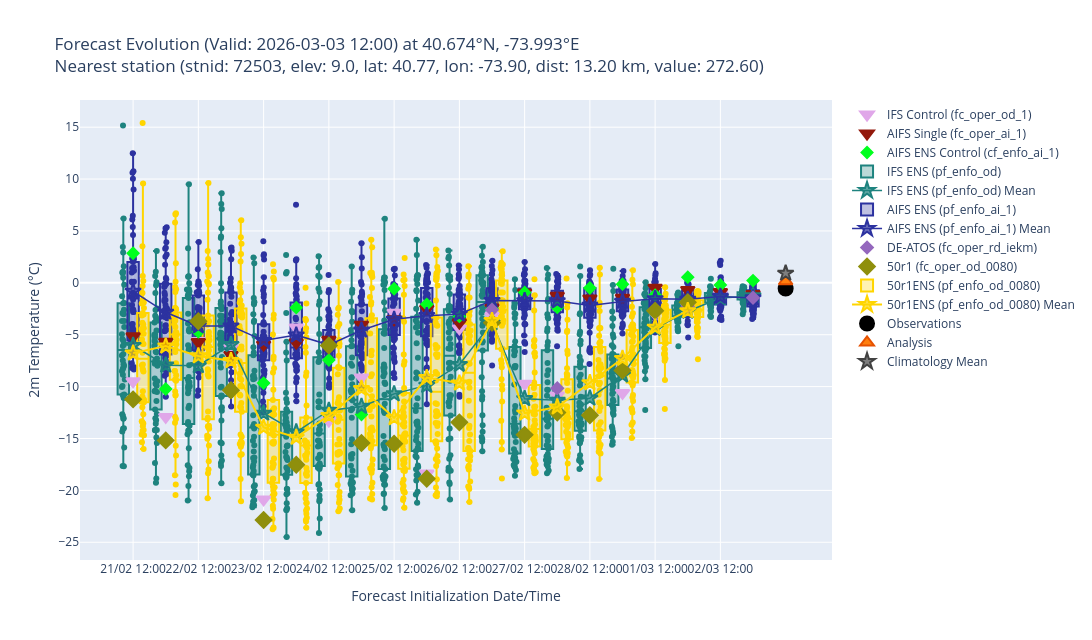

The code cell stored with this chart in its notebook:
### Code cell
plot_forecast_evolution(plot_data, widgets_dict, plot_dir, export_html=True)

### Figure 1 — Plotly figure (JSON) as saved in the notebook; plotly's stock layout.template omitted (floating-point values rounded to 4 significant figures; data arrays with more than 128 entries replaced by an {"elided": "..."} marker saying what was removed)
{"data": [{"customdata": [[240, "21/02 12:00", -8.938], [228, "22/02 00:00", -12.37], [216, "22/02 12:00", -5.05], [204, "23/02 00:00", -5.706], [192, "23/02 12:00", -20.32], [180, "24/02 00:00", -3.753], [168, "24/02 12:00", -12.73], [156, "25/02 00:00", -8.569], [144, "25/02 12:00", -2.328], [132, "26/02 00:00", -17.83], [120, "26/02 12:00", -3.845], [108, "27/02 00:00", -2.645], [96, "27/02 12:00", -9.173], [84, "28/02 00:00", -10.3], [72, "28/02 12:00", -12.31], [60, "01/03 00:00", -10.06], [48, "01/03 12:00", -2.441], [36, "02/03 00:00", -1.691], [24, "02/03 12:00", -0.5846], [12, "03/03 00:00", -0.5451]], "hovertemplate": "Initialisation Date: %{customdata[1]}<br>Lead Time: %{customdata[0]}h<br>Value: %{y:.2f}°C<br>Bias: %{customdata[2]:.2f}°C<extra>Model: IFS Control (fc_oper_od_1)</extra>", "marker": {"color": "#e0a7e9", "line": {"color": "#e0a7e9", "width": 2}, "size": 12, "symbol": "triangle-down"}, "mode": "markers", "name": "IFS Control (fc_oper_od_1)", "type": "scatter", "x": [0, 1, 2, 3, 4, 5, 6, 7, 8, 9, 10, 11, 12, 13, 14, 15, 16, 17, 18, 19], "y": [-9.488, -12.92, -5.6, -6.256, -20.87, -4.303, -13.28, -9.119, -2.878, -18.38, -4.395, -3.195, -9.723, -10.85, -12.86, -10.61, -2.991, -2.241, -1.135, -1.095]}, {"customdata": [[240, "21/02 12:00", -4.604], [228, "22/02 00:00", -5.129], [216, "22/02 12:00", -5.152], [204, "23/02 00:00", -6.395], [192, "23/02 12:00", -5.407], [180, "24/02 00:00", -5.211], [168, "24/02 12:00", -4.942], [156, "25/02 00:00", -3.483], [144, "25/02 12:00", -2.958], [132, "26/02 00:00", -1.95], [120, "26/02 12:00", -3.28], [108, "27/02 00:00", -1.834], [96, "27/02 12:00", -0.3885], [84, "28/02 00:00", -0.6964], [72, "28/02 12:00", -0.9478], [60, "01/03 00:00", -0.8938], [48, "01/03 12:00", 0.07068], [36, "02/03 00:00", -0.141], [24, "02/03 12:00", -0.3404], [12, "03/03 00:00", -0.5302]], "hovertemplate": "Initialisation Date: %{customdata[1]}<br>Lead Time: %{customdata[0]}h<br>Value: %{y:.2f}°C<br>Bias: %{customdata[2]:.2f}°C<extra>Model: AIFS Single (fc_oper_ai_1)</extra>", "marker": {"color": "#93190c", "line": {"color": "#93190c", "width": 2}, "size": 12, "symbol": "triangle-down"}, "mode": "markers", "name": "AIFS Single (fc_oper_ai_1)", "type": "scatter", "x": [0, 1, 2, 3, 4, 5, 6, 7, 8, 9, 10, 11, 12, 13, 14, 15, 16, 17, 18, 19], "y": [-5.154, -5.679, -5.702, -6.945, -5.957, -5.761, -5.492, -4.033, -3.508, -2.5, -3.83, -2.384, -0.9385, -1.246, -1.498, -1.444, -0.4793, -0.691, -0.8904, -1.08]}, {"customdata": [[240, "21/02 12:00", 3.404], [228, "22/02 00:00", -9.682], [216, "22/02 12:00", -4.169], [204, "23/02 00:00", -9.797], [192, "23/02 12:00", -9.112], [180, "24/02 00:00", -1.841], [168, "24/02 12:00", -6.887], [156, "25/02 00:00", -12.13], [144, "25/02 12:00", -0.01907], [132, "26/02 00:00", -1.525], [120, "26/02 12:00", -2.685], [108, "27/02 00:00", -1.932], [96, "27/02 12:00", -0.3704], [84, "28/02 00:00", -1.822], [72, "28/02 12:00", 0.05012], [60, "01/03 00:00", 0.4251], [48, "01/03 12:00", -0.6302], [36, "02/03 00:00", 1.098], [24, "02/03 12:00", 0.3431], [12, "03/03 00:00", 0.7652]], "hovertemplate": "Initialisation Date: %{customdata[1]}<br>Lead Time: %{customdata[0]}h<br>Value: %{y:.2f}°C<br>Bias: %{customdata[2]:.2f}°C<extra>Model: AIFS ENS Control (cf_enfo_ai_1)</extra>", "marker": {"color": "#00FF1E", "line": {"color": "#00FF1E", "width": 1.5}, "size": 9, "symbol": "diamond"}, "mode": "markers", "name": "AIFS ENS Control (cf_enfo_ai_1)", "type": "scatter", "x": [0, 1, 2, 3, 4, 5, 6, 7, 8, 9, 10, 11, 12, 13, 14, 15, 16, 17, 18, 19], "y": [2.854, -10.23, -4.719, -10.35, -9.662, -2.391, -7.437, -12.68, -0.5691, -2.075, -3.235, -2.482, -0.9204, -2.372, -0.4999, -0.1249, -1.18, 0.5482, -0.2069, 0.2152]}, {"boxpoints": "all", "customdata": {"elided": "1000x4 mixed values"}, "fillcolor": "rgba(30, 131, 127, 0.3)", "hoverinfo": "y+name+text", "hovertemplate": "Model: IFS ENS (pf_enfo_od)<br>Date: %{customdata[2]}<br>Lead Time: %{customdata[0]}h<br>Member: %{customdata[1]}<br>Value: %{y:.2f}°C<br>Bias: %{customdata[3]:.2f}°C<br><extra></extra>", "jitter": 0.3, "marker": {"color": "#1e837f"}, "name": "IFS ENS (pf_enfo_od)", "pointpos": 0, "showlegend": true, "text": {"elided": "1000 str values"}, "type": "box", "width": 0.35, "x": {"elided": "1000 float values"}, "y": {"elided": "1000 float values"}}, {"customdata": [[240, "21/02 12:00", -5.488], [228, "22/02 00:00", -7.388], [216, "22/02 12:00", -7.434], [204, "23/02 00:00", -5.404], [192, "23/02 12:00", -12.02], [180, "24/02 00:00", -13.83], [168, "24/02 12:00", -11.74], [156, "25/02 00:00", -11.36], [144, "25/02 12:00", -10.15], [132, "26/02 00:00", -9.332], [120, "26/02 12:00", -7.325], [108, "27/02 00:00", -3.297], [96, "27/02 12:00", -10.61], [84, "28/02 00:00", -10.76], [72, "28/02 12:00", -10.56], [60, "01/03 00:00", -8.334], [48, "01/03 12:00", -3.833], [36, "02/03 00:00", -2.193], [24, "02/03 12:00", -0.9087], [12, "03/03 00:00", -0.713]], "hovertemplate": "Initialisation Date: %{customdata[1]}<br>Lead Time: %{customdata[0]}h<br>Value: %{y:.2f}°C<br>Bias: %{customdata[2]:.2f}°C<extra>Model: IFS ENS (pf_enfo_od) Mean</extra>", "line": {"color": "#1e837f", "width": 1.5}, "marker": {"color": "rgba(30, 131, 127, 0.7)", "line": {"color": "#1e837f", "width": 2}, "size": 12, "symbol": "star"}, "mode": "lines+markers", "name": "IFS ENS (pf_enfo_od) Mean", "type": "scatter", "x": [0, 1, 2, 3, 4, 5, 6, 7, 8, 9, 10, 11, 12, 13, 14, 15, 16, 17, 18, 19], "y": [-6.038, -7.938, -7.984, -5.954, -12.57, -14.38, -12.29, -11.91, -10.7, -9.882, -7.875, -3.847, -11.16, -11.31, -11.11, -8.884, -4.383, -2.743, -1.459, -1.263]}, {"boxpoints": "all", "customdata": {"elided": "1000x4 mixed values"}, "fillcolor": "rgba(44, 50, 160, 0.3)", "hoverinfo": "y+name+text", "hovertemplate": "Model: AIFS ENS (pf_enfo_ai_1)<br>Date: %{customdata[2]}<br>Lead Time: %{customdata[0]}h<br>Member: %{customdata[1]}<br>Value: %{y:.2f}°C<br>Bias: %{customdata[3]:.2f}°C<br><extra></extra>", "jitter": 0.3, "marker": {"color": "#2c32a0"}, "name": "AIFS ENS (pf_enfo_ai_1)", "pointpos": 0, "showlegend": true, "text": {"elided": "1000 str values"}, "type": "box", "width": 0.35, "x": {"elided": "1000 int values"}, "y": {"elided": "1000 float values"}}, {"customdata": [[240, "21/02 12:00", -0.2647], [228, "22/02 00:00", -2.285], [216, "22/02 12:00", -3.597], [204, "23/02 00:00", -3.609], [192, "23/02 12:00", -5.015], [180, "24/02 00:00", -4.486], [168, "24/02 12:00", -5.424], [156, "25/02 00:00", -4.015], [144, "25/02 12:00", -2.968], [132, "26/02 00:00", -2.611], [120, "26/02 12:00", -2.465], [108, "27/02 00:00", -1.149], [96, "27/02 12:00", -1.176], [84, "28/02 00:00", -1.193], [72, "28/02 12:00", -1.624], [60, "01/03 00:00", -1.241], [48, "01/03 12:00", -0.9886], [36, "02/03 00:00", -1.043], [24, "02/03 12:00", -0.7613], [12, "03/03 00:00", -0.9082]], "hovertemplate": "Initialisation Date: %{customdata[1]}<br>Lead Time: %{customdata[0]}h<br>Value: %{y:.2f}°C<br>Bias: %{customdata[2]:.2f}°C<extra>Model: AIFS ENS (pf_enfo_ai_1) Mean</extra>", "line": {"color": "#2c32a0", "width": 1.5}, "marker": {"color": "rgba(44, 50, 160, 0.7)", "line": {"color": "#2c32a0", "width": 2}, "size": 12, "symbol": "star"}, "mode": "lines+markers", "name": "AIFS ENS (pf_enfo_ai_1) Mean", "type": "scatter", "x": [0, 1, 2, 3, 4, 5, 6, 7, 8, 9, 10, 11, 12, 13, 14, 15, 16, 17, 18, 19], "y": [-0.8147, -2.835, -4.147, -4.159, -5.565, -5.036, -5.974, -4.565, -3.518, -3.161, -3.015, -1.699, -1.726, -1.743, -2.174, -1.791, -1.539, -1.593, -1.311, -1.458]}, {"customdata": [[108, "27/02 00:00", -2.043], [84, "28/02 00:00", -9.604], [60, "01/03 00:00", -7.667], [36, "02/03 00:00", -1.703], [12, "03/03 00:00", -0.8948]], "hovertemplate": "Initialisation Date: %{customdata[1]}<br>Lead Time: %{customdata[0]}h<br>Value: %{y:.2f}°C<br>Bias: %{customdata[2]:.2f}°C<extra>Model: DE-ATOS (fc_oper_rd_iekm)</extra>", "marker": {"color": "#9467bd", "line": {"color": "#9467bd", "width": 2}, "size": 9, "symbol": "diamond"}, "mode": "markers", "name": "DE-ATOS (fc_oper_rd_iekm)", "type": "scatter", "x": [11, 13, 15, 17, 19], "y": [-2.593, -10.15, -8.217, -2.253, -1.445]}, {"customdata": [[240, "21/02 12:00", -10.68], [228, "22/02 00:00", -14.63], [216, "22/02 12:00", -3.147], [204, "23/02 00:00", -9.801], [192, "23/02 12:00", -22.31], [180, "24/02 00:00", -16.98], [168, "24/02 12:00", -5.489], [156, "25/02 00:00", -14.89], [144, "25/02 12:00", -14.95], [132, "26/02 00:00", -18.33], [120, "26/02 12:00", -12.89], [108, "27/02 00:00", -3.293], [96, "27/02 12:00", -14.1], [84, "28/02 00:00", -11.94], [72, "28/02 12:00", -12.21], [60, "01/03 00:00", -7.888], [48, "01/03 12:00", -2.137], [36, "02/03 00:00", -1.327]], "hovertemplate": "Initialisation Date: %{customdata[1]}<br>Lead Time: %{customdata[0]}h<br>Value: %{y:.2f}°C<br>Bias: %{customdata[2]:.2f}°C<extra>Model: 50r1 (fc_oper_od_0080)</extra>", "marker": {"color": "#8f8f0c", "line": {"color": "#8f8f0c", "width": 2}, "size": 12, "symbol": "diamond"}, "mode": "markers", "name": "50r1 (fc_oper_od_0080)", "type": "scatter", "x": [0, 1, 2, 3, 4, 5, 6, 7, 8, 9, 10, 11, 12, 13, 14, 15, 16, 17], "y": [-11.23, -15.18, -3.697, -10.35, -22.86, -17.53, -6.039, -15.44, -15.5, -18.88, -13.44, -3.843, -14.65, -12.49, -12.76, -8.438, -2.687, -1.877]}, {"boxpoints": "all", "customdata": {"elided": "900x4 mixed values"}, "fillcolor": "rgba(255, 213, 0, 0.3)", "hoverinfo": "y+name+text", "hovertemplate": "Model: 50r1ENS (pf_enfo_od_0080)<br>Date: %{customdata[2]}<br>Lead Time: %{customdata[0]}h<br>Member: %{customdata[1]}<br>Value: %{y:.2f}°C<br>Bias: %{customdata[3]:.2f}°C<br><extra></extra>", "jitter": 0.3, "marker": {"color": "#ffd500"}, "name": "50r1ENS (pf_enfo_od_0080)", "pointpos": 0, "showlegend": true, "text": {"elided": "900 str values"}, "type": "box", "width": 0.35, "x": {"elided": "900 float values"}, "y": {"elided": "900 float values"}}, {"customdata": [[240, "21/02 12:00", -6.222], [228, "22/02 00:00", -5.549], [216, "22/02 12:00", -6.494], [204, "23/02 00:00", -6.951], [192, "23/02 12:00", -13.38], [180, "24/02 00:00", -14.34], [168, "24/02 12:00", -12.25], [156, "25/02 00:00", -9.632], [144, "25/02 12:00", -12.46], [132, "26/02 00:00", -8.58], [120, "26/02 12:00", -9.113], [108, "27/02 00:00", -3.092], [96, "27/02 12:00", -12.01], [84, "28/02 00:00", -11.42], [72, "28/02 12:00", -9.083], [60, "01/03 00:00", -6.74], [48, "01/03 12:00", -3.734], [36, "02/03 00:00", -2.137]], "hovertemplate": "Initialisation Date: %{customdata[1]}<br>Lead Time: %{customdata[0]}h<br>Value: %{y:.2f}°C<br>Bias: %{customdata[2]:.2f}°C<extra>Model: 50r1ENS (pf_enfo_od_0080) Mean</extra>", "line": {"color": "#ffd500", "width": 2}, "marker": {"color": "rgba(255, 213, 0, 0.7)", "line": {"color": "#ffd500", "width": 2}, "size": 12, "symbol": "star"}, "mode": "lines+markers", "name": "50r1ENS (pf_enfo_od_0080) Mean", "type": "scatter", "x": [0, 1, 2, 3, 4, 5, 6, 7, 8, 9, 10, 11, 12, 13, 14, 15, 16, 17], "y": [-6.772, -6.099, -7.044, -7.501, -13.93, -14.89, -12.8, -10.18, -13.01, -9.13, -9.663, -3.642, -12.56, -11.97, -9.633, -7.29, -4.284, -2.687]}, {"customdata": [[0]], "hovertemplate": "Observation: %{y:.2f}°C<extra></extra>", "marker": {"color": "#000000", "line": {"color": "#000000", "width": 2}, "size": 14, "symbol": "circle"}, "mode": "markers", "name": "Observations", "type": "scatter", "x": [20], "y": [-0.55]}, {"customdata": [[0]], "hovertemplate": "Analysis: %{y:.2f}°C<extra></extra>", "marker": {"color": "#ff7f0e", "line": {"color": "#e65100", "width": 2}, "size": 12, "symbol": "triangle-up"}, "mode": "markers", "name": "Analysis", "type": "scatter", "x": [20], "y": [0.1521]}, {"customdata": [[0]], "hovertemplate": "Climatology Mean: %{y:.2f}°C<extra></extra>", "marker": {"color": "#7f7f7f", "line": {"color": "#424242", "width": 2}, "size": 12, "symbol": "star"}, "mode": "markers", "name": "Climatology Mean", "type": "scatter", "x": [20], "y": [0.9235]}], "layout": {"height": 640, "showlegend": true, "title": {"text": "Forecast Evolution (Valid: 2026-03-03 12:00) at 40.674°N, -73.993°E<br>Nearest station (stnid: 72503, elev: 9.0, lat: 40.77, lon: -73.90, dist: 13.20 km, value: 272.60)"}, "width": 1600, "xaxis": {"dtick": 12, "gridcolor": "white", "gridwidth": 1, "showgrid": true, "tickangle": 0, "ticktext": ["21/02 12:00", "22/02 12:00", "23/02 12:00", "24/02 12:00", "25/02 12:00", "26/02 12:00", "27/02 12:00", "28/02 12:00", "01/03 12:00", "02/03 12:00"], "tickvals": [0, 2, 4, 6, 8, 10, 12, 14, 16, 18], "title": {"text": "Forecast Initialization Date/Time"}}, "yaxis": {"title": {"text": "2m Temperature (°C)"}}}}
